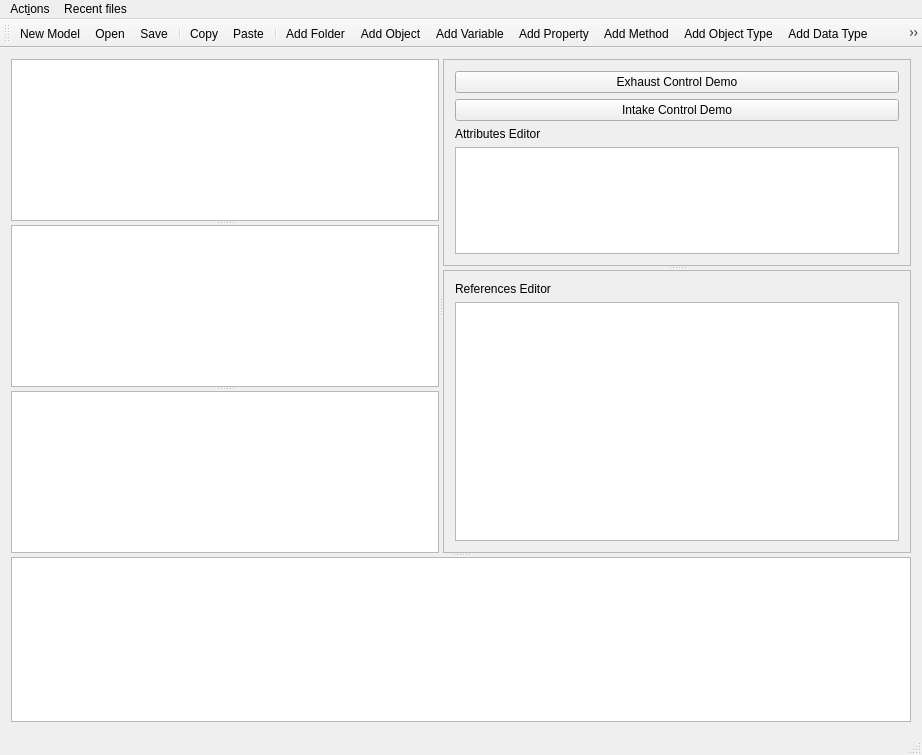
<?xml version="1.0" encoding="UTF-8"?>
<ui version="4.0">
 <class>UaModeler</class>
 <widget class="QMainWindow" name="UaModeler">
  <property name="geometry">
   <rect>
    <x>0</x>
    <y>0</y>
    <width>922</width>
    <height>755</height>
   </rect>
  </property>
  <property name="windowTitle">
   <string>FreeOpcUa Modeler</string>
  </property>
  <property name="windowIcon">
   <iconset>
    <normaloff>:/object.svg</normaloff>:/object.svg</iconset>
  </property>
  <widget class="QWidget" name="centralWidget">
   <layout class="QGridLayout" name="gridLayout">
    <item row="1" column="0">
     <widget class="QSplitter" name="splitter">
      <property name="orientation">
       <enum>Qt::Vertical</enum>
      </property>
      <widget class="QSplitter" name="splitterCenter">
       <property name="orientation">
        <enum>Qt::Horizontal</enum>
       </property>
       <widget class="QSplitter" name="splitterLeft">
        <property name="orientation">
         <enum>Qt::Vertical</enum>
        </property>
        <widget class="QTreeView" name="refNodeSetsView"/>
        <widget class="QTreeView" name="namespaceView"/>
        <widget class="QTreeView" name="treeView">
         <property name="sizePolicy">
          <sizepolicy hsizetype="Fixed" vsizetype="Expanding">
           <horstretch>0</horstretch>
           <verstretch>0</verstretch>
          </sizepolicy>
         </property>
         <property name="contextMenuPolicy">
          <enum>Qt::ActionsContextMenu</enum>
         </property>
         <property name="editTriggers">
          <set>QAbstractItemView::NoEditTriggers</set>
         </property>
         <property name="dragEnabled">
          <bool>true</bool>
         </property>
         <property name="dragDropMode">
          <enum>QAbstractItemView::DragOnly</enum>
         </property>
        </widget>
       </widget>
       <widget class="QSplitter" name="splitterRight">
        <property name="orientation">
         <enum>Qt::Vertical</enum>
        </property>
        <widget class="QFrame" name="frame">
         <property name="frameShape">
          <enum>QFrame::StyledPanel</enum>
         </property>
         <property name="frameShadow">
          <enum>QFrame::Raised</enum>
         </property>
         <layout class="QVBoxLayout" name="verticalLayout">
          <item>
           <widget class="QPushButton" name="Demo1Button">
            <property name="text">
             <string>Exhaust Control Demo</string>
            </property>
           </widget>
          </item>
          <item>
           <widget class="QPushButton" name="Demo2Button">
            <property name="text">
             <string>Intake Control Demo</string>
            </property>
           </widget>
          </item>
          <item>
           <widget class="QLabel" name="label">
            <property name="text">
             <string>Attributes Editor</string>
            </property>
           </widget>
          </item>
          <item>
           <widget class="QTreeView" name="attrView">
            <property name="sizeAdjustPolicy">
             <enum>QAbstractScrollArea::AdjustToContents</enum>
            </property>
            <property name="editTriggers">
             <set>QAbstractItemView::AllEditTriggers</set>
            </property>
            <property name="showDropIndicator" stdset="0">
             <bool>false</bool>
            </property>
            <property name="textElideMode">
             <enum>Qt::ElideNone</enum>
            </property>
            <property name="autoExpandDelay">
             <number>-1</number>
            </property>
            <property name="indentation">
             <number>18</number>
            </property>
            <property name="sortingEnabled">
             <bool>true</bool>
            </property>
            <property name="wordWrap">
             <bool>true</bool>
            </property>
           </widget>
          </item>
         </layout>
         <zorder>attrView</zorder>
         <zorder>label</zorder>
         <zorder>Demo2Button</zorder>
         <zorder>Demo1Button</zorder>
        </widget>
        <widget class="QFrame" name="frame_2">
         <property name="frameShape">
          <enum>QFrame::StyledPanel</enum>
         </property>
         <property name="frameShadow">
          <enum>QFrame::Raised</enum>
         </property>
         <layout class="QVBoxLayout" name="verticalLayout_2">
          <item>
           <widget class="QLabel" name="label_2">
            <property name="text">
             <string>References Editor</string>
            </property>
           </widget>
          </item>
          <item>
           <widget class="QTableView" name="refView">
            <property name="editTriggers">
             <set>QAbstractItemView::NoEditTriggers</set>
            </property>
           </widget>
          </item>
         </layout>
        </widget>
       </widget>
      </widget>
      <widget class="QTextEdit" name="logTextEdit">
       <property name="minimumSize">
        <size>
         <width>400</width>
         <height>100</height>
        </size>
       </property>
      </widget>
     </widget>
    </item>
   </layout>
  </widget>
  <widget class="QMenuBar" name="menuBar">
   <property name="geometry">
    <rect>
     <x>0</x>
     <y>0</y>
     <width>922</width>
     <height>23</height>
    </rect>
   </property>
   <widget class="QMenu" name="menuOPC_UA_Client">
    <property name="title">
     <string>Act&amp;ions</string>
    </property>
    <addaction name="actionNew"/>
    <addaction name="actionCloseModel"/>
    <addaction name="actionOpen"/>
    <addaction name="actionImport"/>
    <addaction name="actionSave"/>
    <addaction name="actionSaveAs"/>
    <addaction name="actionUseOpenUa"/>
    <addaction name="actionQuit"/>
   </widget>
   <widget class="QMenu" name="menuRecentFiles">
    <property name="title">
     <string>Recent files</string>
    </property>
   </widget>
   <addaction name="menuOPC_UA_Client"/>
   <addaction name="menuRecentFiles"/>
  </widget>
  <widget class="QStatusBar" name="statusBar"/>
  <widget class="QToolBar" name="toolBar">
   <property name="windowTitle">
    <string>toolBar</string>
   </property>
   <attribute name="toolBarArea">
    <enum>TopToolBarArea</enum>
   </attribute>
   <attribute name="toolBarBreak">
    <bool>false</bool>
   </attribute>
   <addaction name="actionNew"/>
   <addaction name="actionOpen"/>
   <addaction name="actionSave"/>
   <addaction name="separator"/>
   <addaction name="actionCopy"/>
   <addaction name="actionPaste"/>
   <addaction name="separator"/>
   <addaction name="actionAddFolder"/>
   <addaction name="actionAddObject"/>
   <addaction name="actionAddVariable"/>
   <addaction name="actionAddProperty"/>
   <addaction name="actionAddMethod"/>
   <addaction name="actionAddObjectType"/>
   <addaction name="actionAddDataType"/>
   <addaction name="actionAddVariableType"/>
   <addaction name="actionAddReferenceType"/>
  </widget>
  <action name="actionAddObject">
   <property name="text">
    <string>Add Object</string>
   </property>
   <property name="toolTip">
    <string>add child object to current node</string>
   </property>
  </action>
  <action name="actionAddVariable">
   <property name="text">
    <string>Add Variable</string>
   </property>
  </action>
  <action name="actionAddObjectType">
   <property name="text">
    <string>Add Object Type</string>
   </property>
   <property name="toolTip">
    <string>add new object type as subtype of current node</string>
   </property>
  </action>
  <action name="actionAddFolder">
   <property name="text">
    <string>Add Folder</string>
   </property>
  </action>
  <action name="actionAddProperty">
   <property name="text">
    <string>Add Property</string>
   </property>
  </action>
  <action name="actionAddDataType">
   <property name="text">
    <string>Add Data Type</string>
   </property>
  </action>
  <action name="actionAddVariableType">
   <property name="text">
    <string>Add Variable Type</string>
   </property>
  </action>
  <action name="actionAddReferenceType">
   <property name="text">
    <string>Add Reference Type</string>
   </property>
  </action>
  <action name="actionOpen">
   <property name="text">
    <string>&amp;Open</string>
   </property>
  </action>
  <action name="actionSave">
   <property name="text">
    <string>&amp;Save</string>
   </property>
  </action>
  <action name="actionQuit">
   <property name="text">
    <string>&amp;Quit</string>
   </property>
  </action>
  <action name="actionNew">
   <property name="text">
    <string>&amp;New Model</string>
   </property>
  </action>
  <action name="actionSaveAs">
   <property name="text">
    <string>Sa&amp;ve As</string>
   </property>
  </action>
  <action name="actionImport">
   <property name="text">
    <string>&amp;Import XML</string>
   </property>
   <property name="toolTip">
    <string>Import XML into current model</string>
   </property>
  </action>
  <action name="actionCloseModel">
   <property name="text">
    <string>&amp;Close Model</string>
   </property>
   <property name="toolTip">
    <string>Close current model</string>
   </property>
  </action>
  <action name="actionCopy">
   <property name="text">
    <string>Copy</string>
   </property>
  </action>
  <action name="actionPaste">
   <property name="text">
    <string>Paste</string>
   </property>
  </action>
  <action name="actionDelete">
   <property name="text">
    <string>Delete Node</string>
   </property>
  </action>
  <action name="actionInstantiate">
   <property name="text">
    <string>Instantiate</string>
   </property>
  </action>
  <action name="actionAddMethod">
   <property name="text">
    <string>Add Method</string>
   </property>
  </action>
  <action name="actionAddEnum">
   <property name="text">
    <string>Add Enum Type</string>
   </property>
   <property name="toolTip">
    <string>Add Enum Type</string>
   </property>
  </action>
  <action name="actionUseOpenUa">
   <property name="checkable">
    <bool>true</bool>
   </property>
   <property name="text">
    <string>Use Open62541 Server</string>
   </property>
   <property name="toolTip">
    <string>User Open62541 Server</string>
   </property>
  </action>
  <action name="actionConfigure">
   <property name="text">
    <string>Configure</string>
   </property>
  </action>
 </widget>
 <layoutdefault spacing="6" margin="11"/>
 <resources/>
 <connections/>
</ui>
